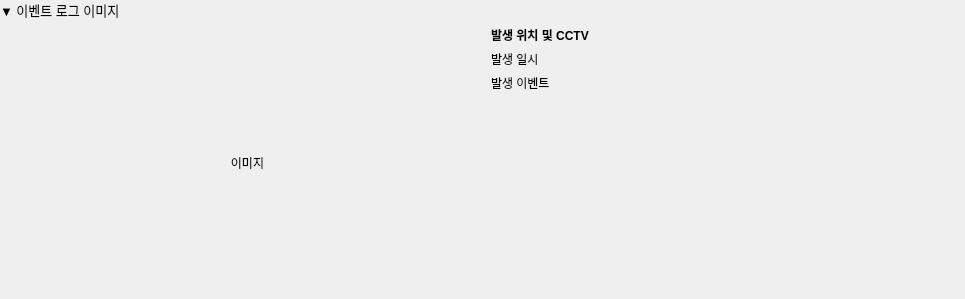
<?xml version="1.0" encoding="UTF-8"?>
<ui version="4.0">
 <class>Widget</class>
 <widget class="QWidget" name="Widget">
  <property name="geometry">
   <rect>
    <x>0</x>
    <y>0</y>
    <width>965</width>
    <height>299</height>
   </rect>
  </property>
  <property name="windowTitle">
   <string>Form</string>
  </property>
  <layout class="QVBoxLayout" name="verticalLayout_2" stretch="0,1">
   <property name="leftMargin">
    <number>0</number>
   </property>
   <property name="topMargin">
    <number>0</number>
   </property>
   <property name="rightMargin">
    <number>0</number>
   </property>
   <property name="bottomMargin">
    <number>0</number>
   </property>
   <item>
    <widget class="QLabel" name="label_event_log_images">
     <property name="font">
      <font>
       <pointsize>10</pointsize>
      </font>
     </property>
     <property name="text">
      <string>▼ 이벤트 로그 이미지</string>
     </property>
    </widget>
   </item>
   <item>
    <layout class="QHBoxLayout" name="horizontalLayout">
     <property name="leftMargin">
      <number>10</number>
     </property>
     <property name="rightMargin">
      <number>0</number>
     </property>
     <item>
      <widget class="QLabel" name="label_image">
       <property name="text">
        <string>이미지</string>
       </property>
       <property name="alignment">
        <set>Qt::AlignmentFlag::AlignCenter</set>
       </property>
      </widget>
     </item>
     <item>
      <layout class="QVBoxLayout" name="verticalLayout">
       <item>
        <widget class="QLabel" name="label_location">
         <property name="font">
          <font>
           <bold>true</bold>
          </font>
         </property>
         <property name="text">
          <string>발생 위치 및 CCTV</string>
         </property>
        </widget>
       </item>
       <item>
        <widget class="QLabel" name="label_date">
         <property name="font">
          <font>
           <bold>false</bold>
          </font>
         </property>
         <property name="text">
          <string>발생 일시</string>
         </property>
        </widget>
       </item>
       <item>
        <widget class="QLabel" name="label_event">
         <property name="text">
          <string>발생 이벤트</string>
         </property>
        </widget>
       </item>
       <item>
        <spacer name="verticalSpacer">
         <property name="orientation">
          <enum>Qt::Orientation::Vertical</enum>
         </property>
         <property name="sizeHint" stdset="0">
          <size>
           <width>20</width>
           <height>40</height>
          </size>
         </property>
        </spacer>
       </item>
      </layout>
     </item>
    </layout>
   </item>
  </layout>
 </widget>
 <resources/>
 <connections/>
</ui>
